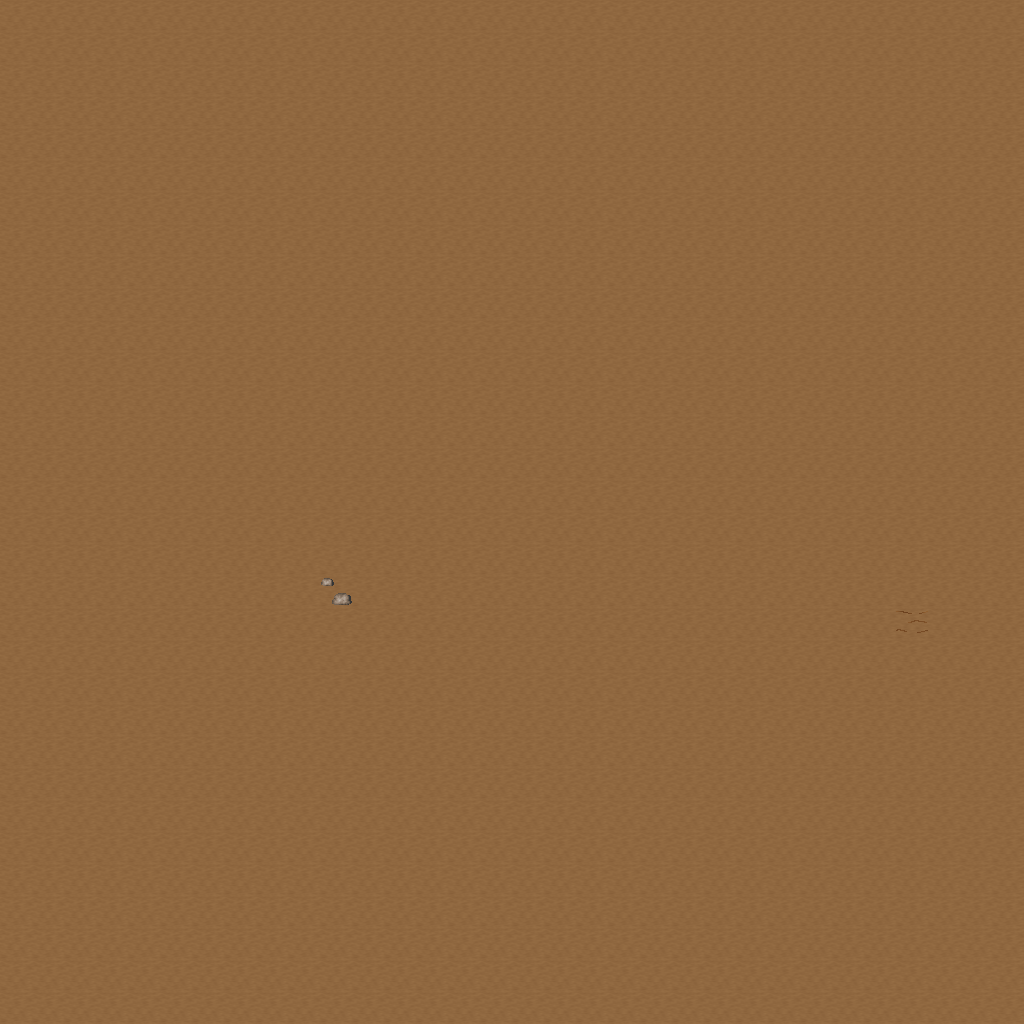

Tiled map render using the project's own tile images. Description and the map definition, with tile-layer contents summarised, below:
An orthogonal 32x32 tile map with 32x32 px tiles, 5 tile layers (Ground, Objects, Objects2, Above, ...), 1 hidden layer not drawn, 19 tilesets.

<map version="1.10" tiledversion="1.11.0" orientation="orthogonal" renderorder="right-down" width="32" height="32" tilewidth="32" tileheight="32" infinite="0" nextlayerid="11" nextobjectid="1">
 <tileset firstgid="1" name="ground_ground" tilewidth="32" tileheight="32" tilecount="33" columns="3">
  <image source="../drawable/ground_ground.png" width="96" height="352" />
 </tileset>
 <tileset firstgid="34" name="ground_ridge_earth_dark" tilewidth="32" tileheight="32" tilecount="96" columns="12">
  <image source="../drawable/ground_ridge_earth_dark.png" width="384" height="256" />
 </tileset>
 <tileset firstgid="130" name="ground_rock_pebbles" tilewidth="32" tileheight="32" tilecount="3" columns="1">
  <image source="../drawable/ground_rock_pebbles.png" width="32" height="96" />
 </tileset>
 <tileset firstgid="133" name="ground_earth_edges" tilewidth="32" tileheight="32" tilecount="18" columns="6">
  <image source="../drawable/ground_earth_edges.png" width="192" height="96" />
 </tileset>
 <tileset firstgid="151" name="plant_leaves" tilewidth="32" tileheight="32" tilecount="8" columns="4">
  <image source="../drawable/plant_leaves.png" width="128" height="64" />
 </tileset>
 <tileset firstgid="159" name="plant_flower_daisy_yellow" tilewidth="32" tileheight="32" tilecount="8" columns="2">
  <image source="../drawable/plant_flower_daisy_yellow.png" width="64" height="128" />
 </tileset>
 <tileset firstgid="167" name="plant_grasses" tilewidth="32" tileheight="32" tilecount="6" columns="3">
  <image source="../drawable/plant_grasses.png" width="96" height="64" />
 </tileset>
 <tileset firstgid="173" name="ground_cobbled_paving" tilewidth="32" tileheight="32" tilecount="1" columns="1">
  <image source="../drawable/ground_cobbled_paving.png" width="32" height="32" />
 </tileset>
 <tileset firstgid="174" name="plant_flower_daisy_white" tilewidth="32" tileheight="32" tilecount="8" columns="2">
  <image source="../drawable/plant_flower_daisy_white.png" width="64" height="128" />
 </tileset>
 <tileset firstgid="182" name="plant_flower_daisy_red" tilewidth="32" tileheight="32" tilecount="8" columns="2">
  <image source="../drawable/plant_flower_daisy_red.png" width="64" height="128" />
 </tileset>
 <tileset firstgid="190" name="logic_collision" tilewidth="32" tileheight="32" tilecount="1" columns="1">
  <image source="../drawable/logic_collision.png" width="32" height="32" />
 </tileset>
 <tileset firstgid="191" name="logic_creature_sheepman" tilewidth="32" tileheight="32" tilecount="4" columns="4">
  <image source="../drawable/logic_creature_sheepman.png" width="128" height="32" />
 </tileset>
 <tileset firstgid="195" name="object_tan_tent" tilewidth="32" tileheight="32" tilecount="25" columns="5">
  <image source="../drawable/object_tan_tent.png" width="160" height="160" />
 </tileset>
 <tileset firstgid="220" name="item_campfires" tilewidth="32" tileheight="32" tilecount="2" columns="2">
  <image source="../drawable/item_campfires.png" width="64" height="32" />
 </tileset>
 <tileset firstgid="222" name="plant_tree_dead_tree_4" tilewidth="32" tileheight="32" tilecount="20" columns="4">
  <image source="../drawable/plant_tree_dead_tree_4.png" width="128" height="160" />
 </tileset>
 <tileset firstgid="242" name="plant_tree_fall_trees" tilewidth="32" tileheight="32" tilecount="40" columns="8">
  <image source="../drawable/plant_tree_fall_trees.png" width="256" height="160" />
 </tileset>
 <tileset firstgid="282" name="object_well_hoist" tilewidth="32" tileheight="32" tilecount="9" columns="3">
  <image source="../drawable/object_well_hoist.png" width="96" height="96" />
 </tileset>
 <tileset firstgid="291" name="logic_creature_mutant" tilewidth="32" tileheight="32" tilecount="7" columns="7">
  <image source="../drawable/logic_creature_mutant.png" width="224" height="32" />
 </tileset>
 <tileset firstgid="298" name="ground_grass_edges" tilewidth="32" tileheight="32" tilecount="36" columns="12">
  <image source="../drawable/ground_grass_edges.png" width="384" height="96" />
 </tileset>
 <layer id="1" name="Ground" width="32" height="32">
  <data>[1024 cells, 1024 non-empty, 1 distinct tile ids]</data>
 </layer>
 <layer id="2" name="Objects" width="32" height="32">
  <data>[1024 cells, 2 non-empty, 2 distinct tile ids]</data>
 </layer>
 <layer id="3" name="Objects2" width="32" height="32">
  <data>[1024 cells, 0 non-empty, 0 distinct tile ids]</data>
 </layer>
 <layer id="4" name="Above" width="32" height="32">
  <data>[1024 cells, 0 non-empty, 0 distinct tile ids]</data>
 </layer>
 <layer id="5" name="Above2" width="32" height="32">
  <data>[1024 cells, 0 non-empty, 0 distinct tile ids]</data>
 </layer>
 <layer id="6" name="Walkable" width="32" height="32" visible="0">
  <data>[1024 cells, 0 non-empty, 0 distinct tile ids]</data>
 </layer>
 <objectgroup id="7" name="Mapevents" />
 <objectgroup id="8" name="Spawn" />
 <objectgroup id="9" name="Keys" />
 <objectgroup id="10" name="Replace" />
</map>
